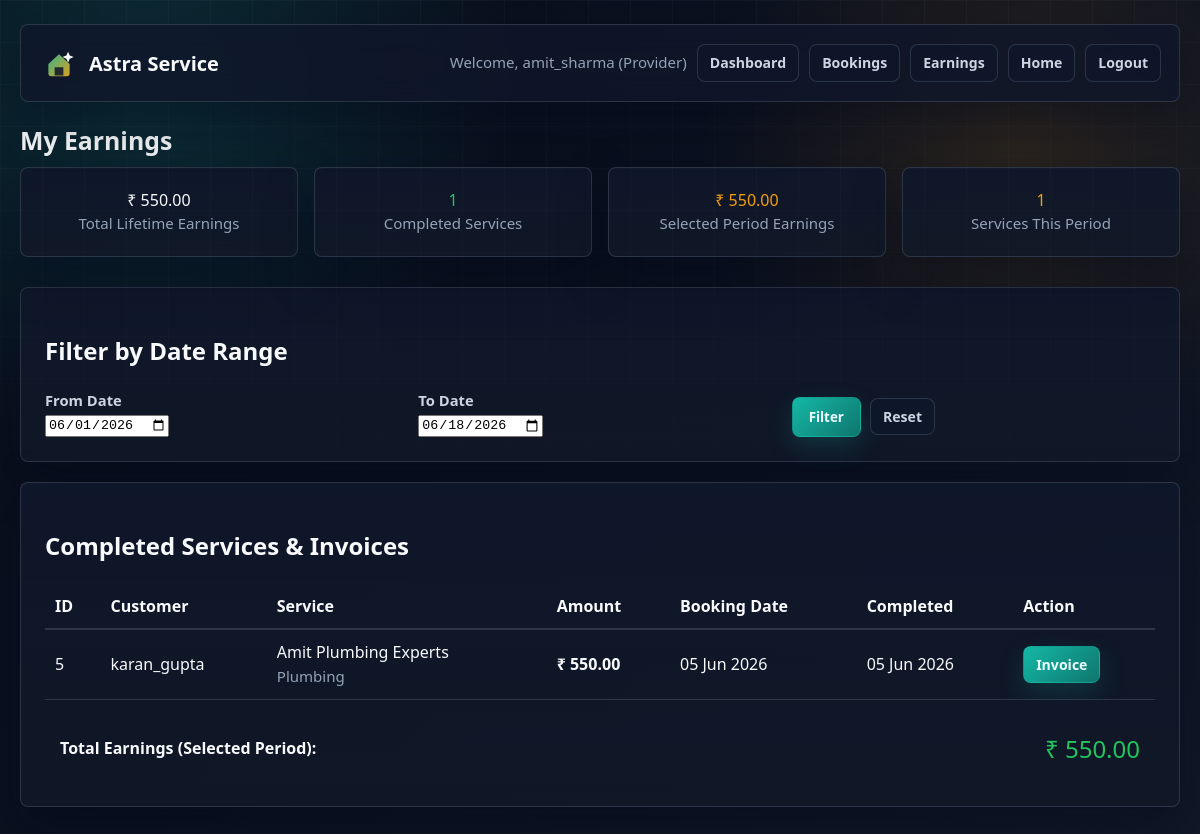
Page /provider/earnings.php (signed in) on the committed database.
### tables this page shows
CREATE TABLE bookings (
    id INT AUTO_INCREMENT PRIMARY KEY,
    user_id INT,
    service_id INT,
    provider_id INT,
    customer_name VARCHAR(100),
    customer_phone VARCHAR(20),
    customer_address VARCHAR(255),
    service_price DECIMAL(10, 2) DEFAULT 0.00,
    status ENUM('pending', 'confirmed', 'completed', 'cancelled') DEFAULT 'pending',
    booking_date TIMESTAMP DEFAULT CURRENT_TIMESTAMP,
    completion_date DATETIME,
    FOREIGN KEY(user_id) REFERENCES users(id) ON DELETE CASCADE,
    FOREIGN KEY(service_id) REFERENCES services(id) ON DELETE SET NULL,
    FOREIGN KEY(provider_id) REFERENCES users(id) ON DELETE SET NULL
);

CREATE TABLE users (
    id INT AUTO_INCREMENT PRIMARY KEY,
    username VARCHAR(50) NOT NULL UNIQUE,
    email VARCHAR(100) NOT NULL UNIQUE,
    password VARCHAR(255) NOT NULL,
    role ENUM('admin', 'user', 'provider') DEFAULT 'user',
    phone VARCHAR(20),
    address VARCHAR(255),
    created_at TIMESTAMP DEFAULT CURRENT_TIMESTAMP
);

CREATE TABLE services (
    id INT AUTO_INCREMENT PRIMARY KEY,
    category VARCHAR(100) NOT NULL,
    provider_id INT,
    name VARCHAR(100),
    phone VARCHAR(20),
    price DECIMAL(10, 2) DEFAULT 0.00,
    status ENUM('available', 'booked') DEFAULT 'available',
    created_at TIMESTAMP DEFAULT CURRENT_TIMESTAMP,
    FOREIGN KEY(provider_id) REFERENCES users(id) ON DELETE SET NULL
);

### shared/functions.php (called while the page is built, shortened)
<?php
function formatCurrency($amount) {
    return '₹ ' . number_format($amount, 2);
}
function formatDate($date) {
    return date('d M Y', strtotime($date));
}
function calculateProviderEarnings($conn, $providerId, $fromDate = null, $toDate = null) {
    $query = "SELECT COALESCE(SUM(service_price), 0) AS total_earnings, COUNT(*) AS completed_bookings FROM bookings WHERE provider_id = ? AND status = 'completed'";
    if ($fromDate && $toDate) {
        $query .= " AND completion_date BETWEEN ? AND ?";
    }
    $stmt = $conn->prepare($query);
    if ($stmt) {
        if ($fromDate && $toDate) {
            $stmt->bind_param('iss', $providerId, $fromDate, $toDate);
        } else {
            $stmt->bind_param('i', $providerId);
        }
        $stmt->execute();
        $result = $stmt->get_result();
        $data = $result && $result->num_rows > 0 ? $result->fetch_assoc() : ['total_earnings' => 0, 'completed_bookings' => 0];
        return $data;
    }
    return ['total_earnings' => 0, 'completed_bookings' => 0];
}
function getProviderStats($conn, $providerId) {
    $stats = [
        'total_bookings' => 0,
        'completed_bookings' => 0,
        'pending_bookings' => 0,
        'total_earnings' => 0,
        'rating' => 0
    ];
    $stmt = $conn->prepare("SELECT COUNT(*) AS count FROM bookings WHERE provider_id = ?");
    if ($stmt) {
        $stmt->bind_param('i', $providerId);
        $stmt->execute();
        $result = $stmt->get_result();
        $row = $result->fetch_assoc();
        $stats['total_bookings'] = $row['count'];
    }
    $stmt = $conn->prepare("SELECT COUNT(*) AS count FROM bookings WHERE provider_id = ? AND status = 'completed'");
    if ($stmt) {
        $stmt->bind_param('i', $providerId);
        $stmt->execute();
        $result = $stmt->get_result();
        $row = $result->fetch_assoc();
        $stats['completed_bookings'] = $row['count'];
    }
    $stmt = $conn->prepare("SELECT COUNT(*) AS count FROM bookings WHERE provider_id = ? AND status IN ('pending', 'confirmed')");
    if ($stmt) {
        $stmt->bind_param('i', $providerId);
        $stmt->execute();
        $result = $stmt->get_result();
        $row = $result->fetch_assoc();
        $stats['pending_bookings'] = $row['count'];
    }
    $earnings = calculateProviderEarnings($conn, $providerId);
    $stats['total_earnings'] = $earnings['total_earnings'];
    return $stats;
}

### provider/earnings.php (the view, shortened to what this page needs)
<?php
include_once '../shared/auth.php';
include_once '../shared/functions.php';
$conn = getDbConnection();
$providerId = getCurrentUserId();
$fromDate = trim($_GET['from_date'] ?? date('Y-m-01'));
$toDate = trim($_GET['to_date'] ?? date('Y-m-d'));
$allStats = getProviderStats($conn, $providerId);
$completedBookings = [];
$result = $conn->query("
    SELECT b.id, b.booking_date, b.completion_date, b.service_price,
           s.name AS service_name, s.category,
           u.username AS customer_name
    FROM bookings b
    LEFT JOIN services s ON b.service_id = s.id
    LEFT JOIN users u ON b.user_id = u.id
    WHERE b.provider_id = $providerId AND b.status = 'completed' AND DATE(b.completion_date) BETWEEN '$fromDate' AND '$toDate'
    ORDER BY b.completion_date DESC
");
if ($result) {
    while ($row = $result->fetch_assoc()) {
        $completedBookings[] = $row;
    }
}
for ($i = 11; $i >= 0; $i--) {
    $month = date('Y-m-01', strtotime("-$i months"));
    $nextMonth = date('Y-m-01', strtotime('-' . ($i - 1) . ' months'));
    $monthStats = calculateProviderEarnings($conn, $providerId, $month, $nextMonth);
}
?>
<?php include '../shared/header.php'; ?>
    <h1 class="h1" style="margin-top: 20px;">My Earnings</h1>
    <div class="grid" style="grid-template-columns: repeat(auto-fit, minmax(200px, 1fr)); gap: 16px; margin-bottom: 30px;">
        <div class="card" style="text-align: center; padding: 20px;">
            <div class="h3" style="margin: 0; color: var(--accent-1);"><?php echo formatCurrency($allStats['total_earnings']); ?></div>
            <div class="small">Total Lifetime Earnings</div>
        </div>
        <div class="card" style="text-align: center; padding: 20px;">
            <div class="h3" style="margin: 0; color: var(--success);"><?php echo $allStats['completed_bookings']; ?></div>
            <div class="small">Completed Services</div>
        </div>
        <div class="card" style="text-align: center; padding: 20px;">
            <div class="h3" style="margin: 0; color: var(--accent-2);"><?php echo formatCurrency($earnings['total_earnings']); ?></div>
            <div class="small">Selected Period Earnings</div>
        </div>
        <div class="card" style="text-align: center; padding: 20px;">
            <div class="h3" style="margin: 0; color: var(--warning);"><?php echo $earnings['completed_bookings']; ?></div>
            <div class="small">Services This Period</div>
        </div>
    </div>
    <div class="card">
        <h2 class="h2">Filter by Date Range</h2>
        <form method="GET" class="form" style="display: grid; grid-template-columns: 1fr 1fr 1fr; gap: 10px; align-items: flex-end;">
            <div>
                <label class="label">From Date</label>
                <input type="date" name="from_date" value="<?php echo htmlspecialchars($fromDate); ?>">
            </div>
            <div>
                <label class="label">To Date</label>
                <input type="date" name="to_date" value="<?php echo htmlspecialchars($toDate); ?>">
            </div>
            <div>
                <button type="submit" class="btn">Filter</button>
                <a href="earnings.php" class="btn secondary btn-sm" style="margin-left: 5px;">Reset</a>
            </div>
        </form>
    </div>
    <div class="card" style="margin-top: 20px;">
        <h2 class="h2">Completed Services & Invoices</h2>
        <?php if (empty($completedBookings)): ?>
            <p class="small">No completed services in the selected period.</p>
        <?php else: ?>
            <div style="overflow-x: auto;">
                <table style="width: 100%; border-collapse: collapse;">
                    <thead>
                        <tr style="border-bottom: 2px solid var(--border);">
                            <th style="padding: 10px; text-align: left;">ID</th>
                            <th style="padding: 10px; text-align: left;">Customer</th>
                            <th style="padding: 10px; text-align: left;">Service</th>
                            <th style="padding: 10px; text-align: left;">Amount</th>
                            <th style="padding: 10px; text-align: left;">Booking Date</th>
                            <th style="padding: 10px; text-align: left;">Completed</th>
                            <th style="padding: 10px; text-align: left;">Action</th>
                        </tr>
                    </thead>
                    <tbody>
                        <?php foreach ($completedBookings as $booking): ?>
                            <tr style="border-bottom: 1px solid var(--border);">
                                <td style="padding: 10px;"><?php echo intval($booking['id']); ?></td>
                                <td style="padding: 10px;"><?php echo htmlspecialchars($booking['customer_name'] ?? '-'); ?></td>
                                <td style="padding: 10px;">
                                    <?php echo htmlspecialchars($booking['service_name'] ?? '-'); ?>
                                    <div class="small"><?php echo htmlspecialchars($booking['category'] ?? '-'); ?></div>
                                </td>
                                <td style="padding: 10px;"><strong><?php echo formatCurrency($booking['service_price'] ?? 0); ?></strong></td>
                                <td style="padding: 10px;"><?php echo formatDate($booking['booking_date']); ?></td>
                                <td style="padding: 10px;"><?php echo formatDate($booking['completion_date']); ?></td>
                                <td style="padding: 10px;">
                                    <a href="invoice.php?booking_id=<?php echo intval($booking['id']); ?>" class="btn btn-sm">Invoice</a>
                                </td>
                            </tr>
                        <?php endforeach; ?>
                    </tbody>
                </table>
            </div>
            <div style="margin-top: 15px; padding: 15px; background-color: var(--bg-secondary); border-radius: 4px;">
                <div style="display: flex; justify-content: space-between; align-items: center;">
                    <strong>Total Earnings (Selected Period):</strong>
                    <div style="font-size: 24px; color: var(--success);"><?php echo formatCurrency($earnings['total_earnings']); ?></div>
                </div>
            </div>
        <?php endif; ?>
    </div>
<?php include '../shared/footer.php'; ?>

### assets/css/style.css (style rules this page uses)
:root { --bg: #0b1120; --bg-soft: #111827; --surface: rgba(15, 23, 42, 0.9); --surface-2: #162033; --surface-3: #1f2937; --text: #f8fafc; --text-secondary: #cbd5e1; --muted: #94a3b8; --border: rgba(148, 163, 184, 0.22); --accent: #14b8a6; --accent-2: #f59e0b; --accent-3: #38bdf8; --accent-dark: #0f766e; --success: #22c55e; --warning: #f59e0b; --danger: #ef4444; --shadow: rgba(2, 6, 23, 0.42); --radius: 8px; }
* { box-sizing: border-box; }
html, body { min-height: 100%; margin: 0; }
body { font-family: "Segoe UI", Arial, sans-serif; color: var(--text); background: radial-gradient(circle at 12% 10%, rgba(20, 184, 166, 0.18), transparent 28%), radial-gradient(circle at 85% 18%, rgba(245, 158, 11, 0.13), transparent 26%), linear-gradient(135deg, #090f1d 0%, var(--bg) 48%, #111827 100%); line-height: 1.55; }
body::before { content: ""; position: fixed; inset: 0; pointer-events: none; background-image: linear-gradient(rgba(255, 255, 255, 0.035) 1px, transparent 1px), linear-gradient(90deg, rgba(255, 255, 255, 0.035) 1px, transparent 1px); background-size: 42px 42px; mask-image: linear-gradient(to bottom, rgba(0, 0, 0, 0.75), transparent 72%); }
a { color: var(--accent-3); text-decoration: none; transition: color 0.2s ease, border-color 0.2s ease, transform 0.2s ease; }
.card { border: 1px solid var(--border); border-radius: var(--radius); background: linear-gradient(180deg, rgba(15, 23, 42, 0.96), rgba(17, 24, 39, 0.9)); box-shadow: 0 18px 48px var(--shadow); padding: 24px; }
.grid, .card-container { display: grid; grid-template-columns: repeat(auto-fit, minmax(240px, 1fr)); gap: 18px; }
.h1 { margin: 0 0 12px; font-size: clamp(1.55rem, 2vw, 2.15rem); line-height: 1.15; letter-spacing: 0; }
.small, .text-muted { color: var(--muted); font-size: 0.94rem; }
.btn { display: inline-flex; align-items: center; justify-content: center; gap: 8px; min-height: 40px; padding: 10px 16px; border: 1px solid rgba(20, 184, 166, 0.35); border-radius: var(--radius); background: linear-gradient(135deg, var(--accent), var(--accent-dark)); color: #ecfeff; cursor: pointer; font-weight: 800; font-family: inherit; text-decoration: none; box-shadow: 0 10px 26px rgba(20, 184, 166, 0.18); transition: transform 0.2s ease, box-shadow 0.2s ease, border-color 0.2s ease, background 0.2s ease; }
.btn.secondary { background: rgba(15, 23, 42, 0.82); color: var(--text-secondary); border-color: var(--border); box-shadow: none; }
.btn-sm { min-height: 34px; padding: 7px 12px; font-size: 0.88rem; }
.form { display: grid; gap: 14px; }
.label, .form-group label { display: block; color: var(--text-secondary); font-weight: 700; font-size: 0.92rem; }

### rows in the picture
bookings: id "5", user.username "karan_gupta", service.name "Amit Plumbing Experts", service.category "Plumbing", service_price "₹ 550.00", booking_date "05 Jun 2026", completion_date "05 Jun 2026"

### other values in the picture
getCurrentUsername() "amit_sharma"
getCurrentUserRole() "Provider"
formatCurrency($allStats['total_earnings']) "₹ 550.00"
$allStats['completed_bookings'] "1"
formatCurrency($earnings['total_earnings']) "₹ 550.00"
$earnings['completed_bookings'] "1"
